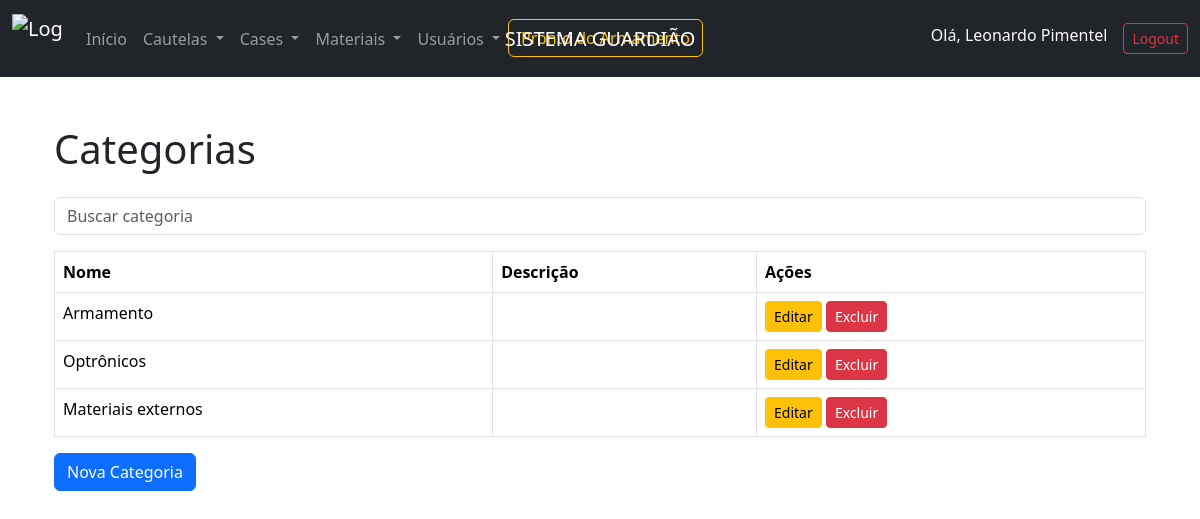
Screenshot of /categorias/ (signed in) with the database file from the repository.
### guardiao/models.py (models this page shows, shortened)
class Operador(models.Model):
    user = models.OneToOneField(User, on_delete=models.CASCADE)
    nome = models.CharField(max_length=100)
    identidade = models.CharField(max_length=20)
    funcao = models.CharField(max_length=100, null=True, blank=True)
    nivel_acesso = models.IntegerField(
        choices=[(1, 'Nível 1'), (2, 'Nível 2'), (3, 'Nível 3')], default=1)

class Categoria(models.Model):
    nome = models.CharField(max_length=100, unique=True)
    descricao = models.TextField(blank=True)

### guardiao/views.py (the view)
# urls.py: path('categorias/', listar_categorias, name='listar_categorias'),
@login_required
@nivel_acesso_minimo(3)
def listar_categorias(request):
    categorias = Categoria.objects.all()
    termo_busca = request.GET.get('busca', '')
    if termo_busca:
        categorias = categorias.filter(nome__icontains=termo_busca)
    return render(request, 'listar_categorias.html', {
        'categorias': categorias,
        'termo_busca': termo_busca
    })

### guardiao/templates/listar_categorias.html (shortened to what this page needs)
{% extends 'base.html' %}
{% block navbar %}
    {% if user.operador.nivel_acesso == 2 %}
    {% include 'navbar_2.html' %}
    {% elif user.operador.nivel_acesso == 1 %}
    {% include 'navbar_1.html' %}
    {% else %}
    {% include 'navbar.html' %}
    {% endif %}
{% endblock %}
{% block content %}
<div class="container mt-5">
    <h1 class="mb-4">Categorias</h1>
    <form method="get" class="mb-3">
        <input type="text" name="busca" placeholder="Buscar categoria" class="form-control" value="{{ termo_busca }}">
    </form>
    <table class="table table-bordered">
        <thead>
            <tr>
                <th>Nome</th>
                <th>Descrição</th>
                <th>Ações</th>
            </tr>
        </thead>
        <tbody>
            {% for categoria in categorias %}
            <tr>
                <td>{{ categoria.nome }}</td>
                <td>{{ categoria.descricao }}</td>
                <td>
                    <a href="{% url 'editar_categoria' categoria.id %}" class="btn btn-warning btn-sm">Editar</a>
                    <a href="{% url 'excluir_categoria' categoria.id %}" class="btn btn-danger btn-sm">Excluir</a>
                </td>
            </tr>
            {% empty %}
            <tr>
                <td colspan="3" class="text-center">Nenhuma categoria encontrada.</td>
            </tr>
            {% endfor %}
        </tbody>
    </table>
    <a href="{% url 'cadastrar_categoria' %}" class="btn btn-primary">Nova Categoria</a>
</div>
{% endblock %}

### guardiao/templates/navbar.html (shortened to what this page needs)
{% load static %}
<nav class="navbar navbar-expand-lg navbar-dark bg-dark">
    <div class="container-fluid">
        <a class="navbar-brand" href="/">
            <img src="{% static 'images/logo.png' %}" alt="Logo Guardião" width="50" height="50" class="d-inline-block align-text-top">
        </a>
        <span class="navbar-brand navbar-brand-center">SISTEMA GUARDIÃO</span>
        <div class="collapse navbar-collapse" id="navbarNav">
            <ul class="navbar-nav me-auto">
                <li class="nav-item">
                    <a class="nav-link" href="{% url 'listar_prontos' %}">Início</a>
                </li>
                <li class="nav-item dropdown">
                    <a class="nav-link dropdown-toggle" href="#" id="emprestimosDropdown" role="button" data-bs-toggle="dropdown" aria-expanded="false">
                        Cautelas
                    </a>
                </li>
                <li class="nav-item dropdown">
                    <a class="nav-link dropdown-toggle" href="#" id="casesDropdown" role="button" data-bs-toggle="dropdown" aria-expanded="false">
                        Cases
                    </a>
                </li>
                <li class="nav-item dropdown">
                    <a class="nav-link dropdown-toggle" href="#" id="materiaisDropdown" role="button" data-bs-toggle="dropdown" aria-expanded="false">
                        Materiais
                    </a>
                </li>
                <li class="nav-item dropdown">
                    <a class="nav-link dropdown-toggle" href="#" id="usuariosDropdown" role="button" data-bs-toggle="dropdown" aria-expanded="false">
                        Usuários
                    </a>
                </li>
                <li class="nav-item">
                    <a href="{% url 'pronto_armamento' %}" class="btn btn-outline-warning me-2">Pronto do Armamento</a>
                </li>
            </ul>
            <ul class="navbar-nav">
                {% if user.is_authenticated %}
                    <li class="nav-item">
                        <span class="navbar-text text-light me-3">Olá, {{ user.operador.nome }}</span>
                    </li>
                    <li class="nav-item">
                        <a class="btn btn-outline-danger btn-sm" href="{% url 'logout' %}">Logout</a>
                    </li>
                {% else %}
                    <li class="nav-item">
                        <a class="btn btn-outline-success btn-sm" href="{% url 'login' %}">Login</a>
                    </li>
                {% endif %}
            </ul>
        </div>
    </div>
</nav>

### guardiao/templates/base.html (style rules this page uses)
.navbar-brand-center { position: absolute; left: 50%; transform: translateX(-50%); }

### rows the page displays
Categoria: nome "Armamento"
Categoria: nome "Optrônicos"
Categoria: nome "Materiais externos"

### other values shown
{{ user.operador.nome }} "Leonardo Pimentel"
